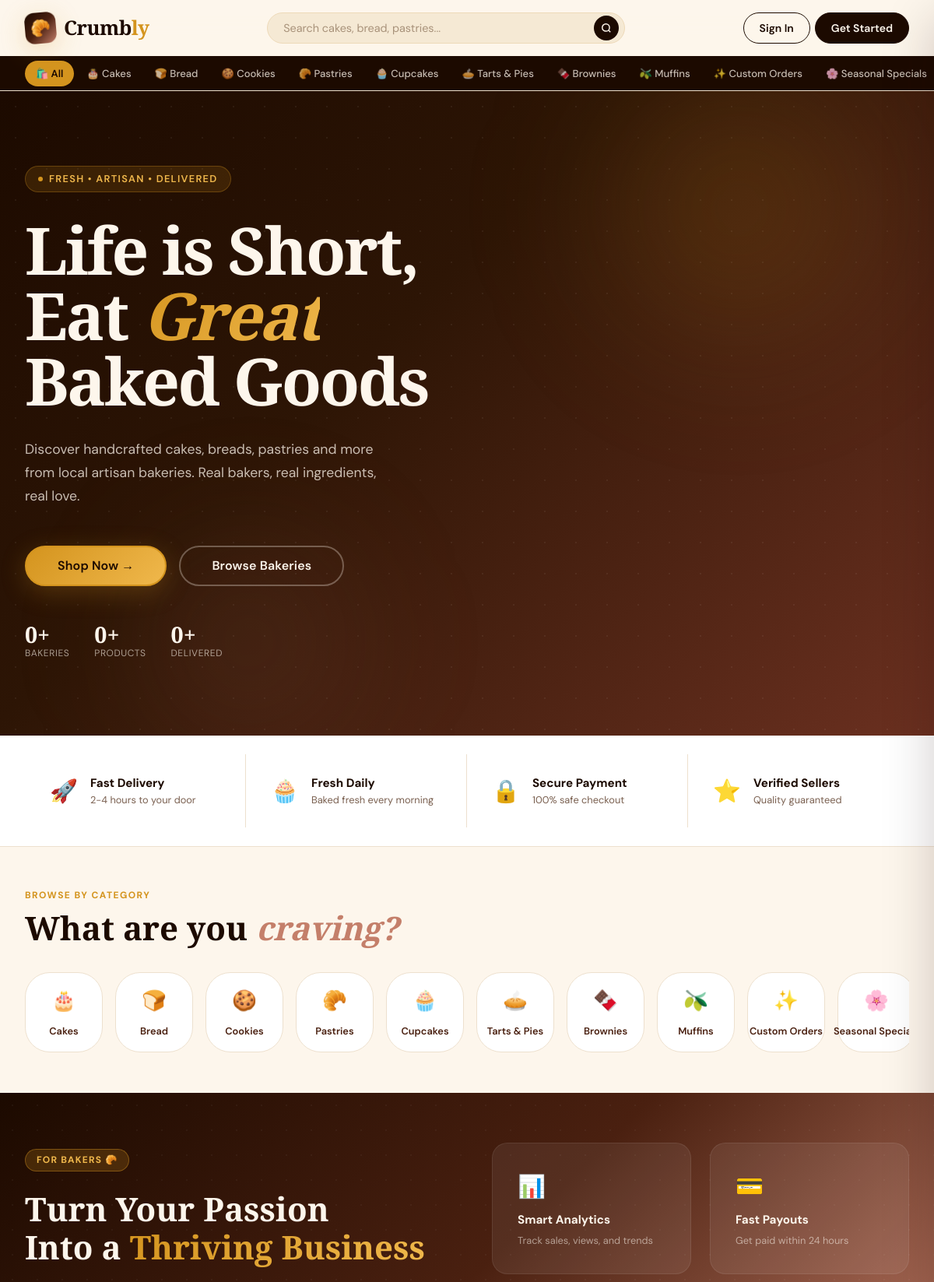
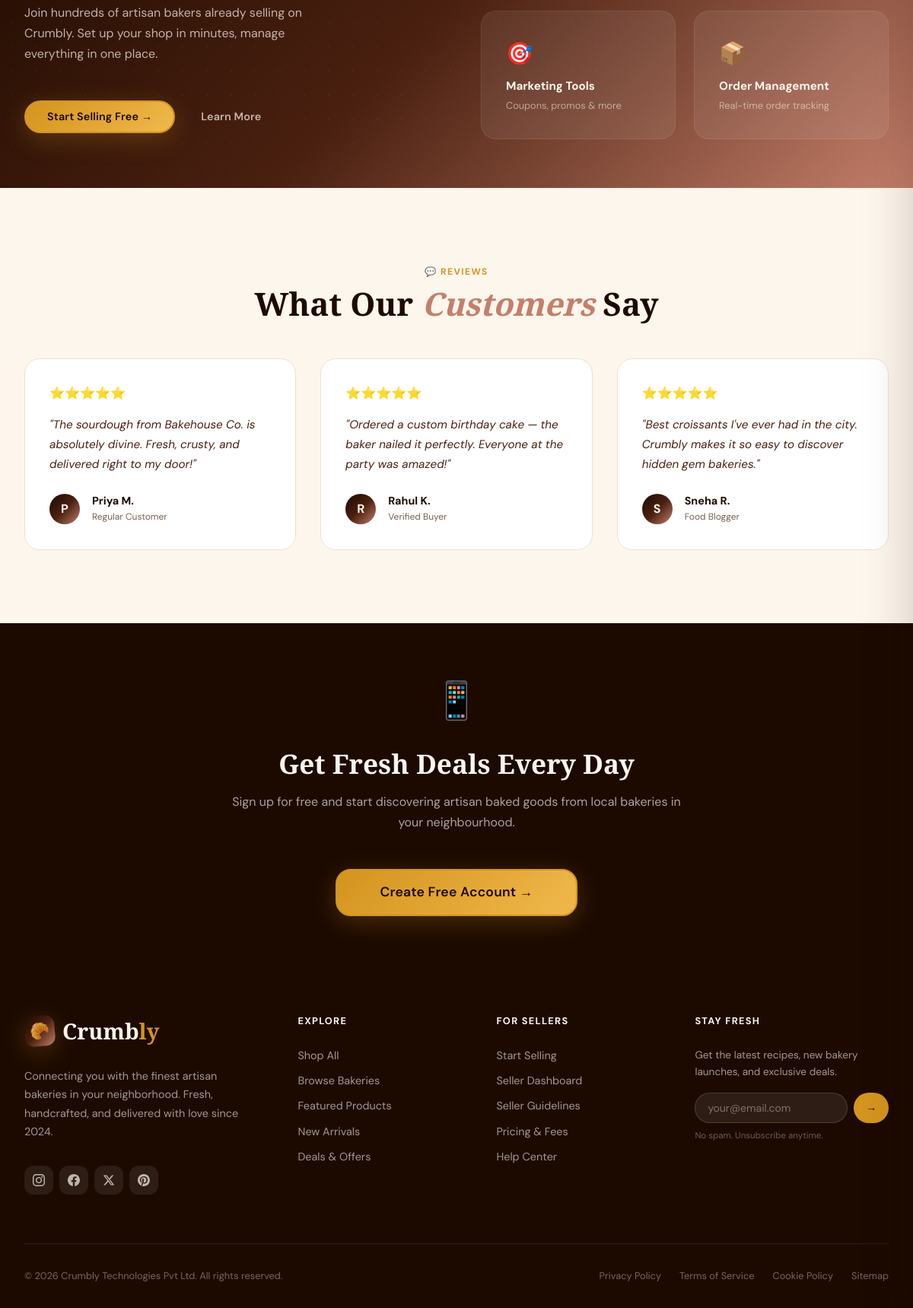
The page / on the database its author committed (2 pictures, top to bottom).
### tables this page shows
CREATE TABLE IF NOT EXISTS categories (
    id INT UNSIGNED AUTO_INCREMENT PRIMARY KEY,
    name VARCHAR(100) NOT NULL,
    slug VARCHAR(100) NOT NULL UNIQUE,
    icon VARCHAR(100),
    description TEXT,
    sort_order INT DEFAULT 0,
    is_active TINYINT(1) DEFAULT 1
);

### includes/config.php (called while the page is built, shortened)
<?php
class Database {
    private static ?PDO $instance = null;
    public static function getInstance(): PDO {
        if (self::$instance === null) {
            $dsn = "mysql:host=" . DB_HOST . ";port=" . DB_PORT . ";dbname=" . DB_NAME . ";charset=" . DB_CHARSET;
            $options = [
                PDO::ATTR_ERRMODE => PDO::ERRMODE_EXCEPTION,
                PDO::ATTR_DEFAULT_FETCH_MODE => PDO::FETCH_ASSOC,
                PDO::ATTR_EMULATE_PREPARES => false,
                PDO::MYSQL_ATTR_INIT_COMMAND => "SET NAMES utf8mb4 COLLATE utf8mb4_unicode_ci"
            ];
            try {
                self::$instance = new PDO($dsn, DB_USER, DB_PASS, $options);
            } catch (PDOException $e) {
                error_log("Database connection failed: " . $e->getMessage());
                die(json_encode(['error' => 'Database connection failed.']));
            }
        }
        return self::$instance;
    }
    public static function query(string $sql, array $params = []): PDOStatement {
        $stmt = self::getInstance()->prepare($sql);
        $stmt->execute($params);
        return $stmt;
    }
    public static function fetch(string $sql, array $params = []): ?array {
        return self::query($sql, $params)->fetch() ?: null;
    }
    public static function fetchAll(string $sql, array $params = []): array {
        return self::query($sql, $params)->fetchAll();
    }
}
function crumbly_get_current_user(): ?array {
    if (!isset($_SESSION['user_id'])) return null;
    return Database::fetch("SELECT * FROM users WHERE id = ? AND is_active = 1", [$_SESSION['user_id']]);
}
function sanitize(string $str): string {
    return htmlspecialchars(trim($str), ENT_QUOTES, 'UTF-8');
}

### index.php (the view, shortened to what this page needs)
<?php
require_once 'includes/config.php';
$stats = Database::fetch("
  SELECT
    (SELECT COUNT(*) FROM products WHERE is_active = 1) as product_count,
    (SELECT COUNT(*) FROM shops WHERE is_active = 1) as shop_count,
    (SELECT COUNT(*) FROM users WHERE role = 'buyer') as buyer_count,
    (SELECT COUNT(*) FROM orders WHERE order_status = 'delivered') as delivered_count
");
$categories = Database::fetchAll("SELECT * FROM categories WHERE is_active = 1 ORDER BY sort_order");
include 'includes/header.php';
?>
<section class="hero">
  <div class="hero-bg-pattern"></div>
  <div class="hero-orbs">
    <div class="hero-orb hero-orb-1"></div>
    <div class="hero-orb hero-orb-2"></div>
  </div>
  <div class="container" style="position:relative;z-index:2;width:100%;padding:var(--space-4xl) var(--space-xl)">
    <div class="hero-content">
      <div class="hero-tag">
        <div class="hero-tag-dot"></div>
        Fresh • Artisan • Delivered
      </div>
      <h1 class="hero-title">
        Life is Short,<br>
        Eat <em>Great</em><br>
        Baked Goods
      </h1>
      <p class="hero-desc">Discover handcrafted cakes, breads, pastries and more from local artisan bakeries. Real bakers, real ingredients, real love.</p>
      <div class="hero-actions">
        <a href="<?= SITE_URL ?>/shop.php" class="btn btn-amber btn-lg">
          Shop Now →
        </a>
        <a href="<?= SITE_URL ?>/sellers.php" class="btn btn-outline btn-lg" style="border-color:rgba(253,246,236,0.3);color:var(--cream)">
          Browse Bakeries
        </a>
      </div>
      <div class="hero-stats">
        <div class="hero-stat">
          <div class="hero-stat-num"><?= number_format($stats['shop_count'] ?? 0) ?>+</div>
          <div class="hero-stat-label">Bakeries</div>
        </div>
        <div class="hero-stat">
          <div class="hero-stat-num"><?= number_format($stats['product_count'] ?? 0) ?>+</div>
          <div class="hero-stat-label">Products</div>
        </div>
        <div class="hero-stat">
          <div class="hero-stat-num"><?= number_format($stats['delivered_count'] ?? 0) ?>+</div>
          <div class="hero-stat-label">Delivered</div>
        </div>
      </div>
    </div>
  </div>
</section>
<div style="background:var(--white);border-bottom:1px solid var(--border-light)">
  <div class="container">
    <div style="display:grid;grid-template-columns:repeat(auto-fit,minmax(200px,1fr));gap:0;padding:var(--space-lg) 0">
      <?php
      $badges = [
        ['🚀', 'Fast Delivery', '2-4 hours to your door'],
        ['🧁', 'Fresh Daily', 'Baked fresh every morning'],
        ['🔒', 'Secure Payment', '100% safe checkout'],
        ['⭐', 'Verified Sellers', 'Quality guaranteed'],
      ];
      foreach ($badges as $i => $b): ?>
      <div style="display:flex;align-items:center;gap:var(--space-md);padding:var(--space-lg) var(--space-xl);<?= $i < 3 ? 'border-right:1px solid var(--border-light)' : '' ?>">
        <span style="font-size:1.8rem"><?= $b[0] ?></span>
        <div>
          <p style="font-weight:700;font-size:0.95rem;color:var(--text-primary)"><?= $b[1] ?></p>
          <p style="font-size:0.8rem;color:var(--text-muted)"><?= $b[2] ?></p>
        </div>
      </div>
      <?php endforeach; ?>
    </div>
  </div>
</div>
<section class="section-sm" style="background:var(--cream)">
  <div class="container">
    <div class="section-header" style="margin-bottom:var(--space-xl)">
      <span class="section-tag">Browse by Category</span>
      <h2 class="section-title">What are you <em>craving?</em></h2>
    </div>
    <div class="category-scroller">
      <div class="category-pills">
        <?php foreach ($categories as $cat): ?>
        <a href="<?= SITE_URL ?>/shop.php?cat=<?= urlencode($cat['slug']) ?>" class="cat-pill">
          <span class="cat-pill-icon"><?= $cat['icon'] ?></span>
          <span class="cat-pill-name"><?= sanitize($cat['name']) ?></span>
        </a>
        <?php endforeach; ?>
      </div>
    </div>
  </div>
</section>
<div style="background:var(--grad-warm);padding:var(--space-3xl) 0;overflow:hidden;position:relative">
  <div style="position:absolute;inset:0;opacity:0.04;background-image:radial-gradient(circle,#fff 1px,transparent 1px);background-size:32px 32px"></div>
  <div class="container" style="position:relative;z-index:2">
    <div style="display:grid;grid-template-columns:1fr 1fr;gap:var(--space-3xl);align-items:center">
      <div>
        <span style="display:inline-block;background:rgba(212,148,30,0.2);border:1px solid rgba(212,148,30,0.4);color:var(--amber-light);font-size:0.75rem;font-weight:700;text-transform:uppercase;letter-spacing:0.1em;padding:4px 14px;border-radius:99px;margin-bottom:var(--space-lg)">For Bakers 🥐</span>
        <h2 style="font-family:var(--font-display);font-size:clamp(1.8rem,3.5vw,2.8rem);font-weight:700;color:var(--cream);line-height:1.15;margin-bottom:var(--space-lg)">
          Turn Your Passion<br>Into a <span style="background:var(--grad-gold);-webkit-background-clip:text;-webkit-text-fill-color:transparent;background-clip:text">Thriving Business</span>
        </h2>
        <p style="color:rgba(253,246,236,0.7);font-size:1rem;line-height:1.7;margin-bottom:var(--space-2xl);max-width:400px">Join hundreds of artisan bakers already selling on Crumbly. Set up your shop in minutes, manage everything in one place.</p>
        <div style="display:flex;gap:var(--space-md);flex-wrap:wrap">
          <a href="<?= SITE_URL ?>/auth/signup.php?role=seller" class="btn btn-amber">Start Selling Free →</a>
          <a href="#" class="btn btn-ghost" style="color:rgba(253,246,236,0.7)">Learn More</a>
        </div>
      </div>
      <div style="display:grid;grid-template-columns:1fr 1fr;gap:var(--space-lg)">
        <?php
        $features = [
          ['📊', 'Smart Analytics', 'Track sales, views, and trends'],
          ['💳', 'Fast Payouts', 'Get paid within 24 hours'],
          ['🎯', 'Marketing Tools', 'Coupons, promos & more'],
          ['📦', 'Order Management', 'Real-time order tracking'],
        ];
        foreach ($features as $f): ?>
        <div style="background:rgba(255,255,255,0.07);border:1px solid rgba(255,255,255,0.08);border-radius:var(--radius-lg);padding:var(--space-xl)">
          <span style="font-size:1.8rem;display:block;margin-bottom:var(--space-sm)"><?= $f[0] ?></span>
          <p style="font-weight:700;color:var(--cream);margin-bottom:4px;font-size:0.95rem"><?= $f[1] ?></p>
          <p style="font-size:0.8rem;color:rgba(253,246,236,0.55)"><?= $f[2] ?></p>
        </div>
        <?php endforeach; ?>
      </div>
    </div>
  </div>
</div>
<section class="section" style="background:var(--cream)">
  <div class="container">
    <div class="section-header centered">
      <span class="section-tag">💬 Reviews</span>
      <h2 class="section-title">What Our <em>Customers</em> Say</h2>
    </div>
    <div style="display:grid;grid-template-columns:repeat(auto-fit,minmax(280px,1fr));gap:var(--space-xl);margin-top:var(--space-2xl)">
      <?php
      $testimonials = [
        ['⭐⭐⭐⭐⭐', 'The sourdough from Bakehouse Co. is absolutely divine. Fresh, crusty, and delivered right to my door!', 'Priya M.', 'Regular Customer'],
        ['⭐⭐⭐⭐⭐', 'Ordered a custom birthday cake — the baker nailed it perfectly. Everyone at the party was amazed!', 'Rahul K.', 'Verified Buyer'],
        ['⭐⭐⭐⭐⭐', 'Best croissants I\'ve ever had in the city. Crumbly makes it so easy to discover hidden gem bakeries.', 'Sneha R.', 'Food Blogger'],
      ];
      foreach ($testimonials as $t): ?>
      <div class="card" style="padding:var(--space-xl)">
        <div style="font-size:1rem;margin-bottom:var(--space-md)"><?= $t[0] ?></div>
        <p style="font-size:0.95rem;color:var(--text-secondary);line-height:1.7;margin-bottom:var(--space-lg);font-style:italic">"<?= $t[1] ?>"</p>
        <div style="display:flex;align-items:center;gap:var(--space-md)">
          <div style="width:40px;height:40px;border-radius:50%;background:var(--grad-warm);display:grid;place-items:center;color:var(--cream);font-weight:700"><?= substr($t[2], 0, 1) ?></div>
          <div>
            <p style="font-weight:700;font-size:0.9rem"><?= $t[2] ?></p>
            <p style="font-size:0.75rem;color:var(--text-muted)"><?= $t[3] ?></p>
          </div>
        </div>
      </div>
      <?php endforeach; ?>
    </div>
  </div>
</section>
<section style="background:var(--espresso);padding:var(--space-3xl) 0">
  <div class="container">
    <div style="text-align:center;max-width:600px;margin:0 auto">
      <span style="font-size:3rem;display:block;margin-bottom:var(--space-lg)">📱</span>
      <h2 style="font-family:var(--font-display);font-size:2.2rem;font-weight:700;color:var(--cream);margin-bottom:var(--space-md)">Get Fresh Deals Every Day</h2>
      <p style="color:rgba(253,246,236,0.65);font-size:1rem;line-height:1.7;margin-bottom:var(--space-2xl)">Sign up for free and start discovering artisan baked goods from local bakeries in your neighbourhood.</p>
      <a href="<?= SITE_URL ?>/auth/signup.php" class="btn btn-amber btn-xl">Create Free Account →</a>
    </div>
  </div>
</section>
<?php include 'includes/footer.php'; ?>

### includes/header.php (shortened to what this page needs)
<?php
$_current_user = crumbly_get_current_user();
$_is_seller    = $_current_user && $_current_user['role'] === 'seller';
$_categories   = Database::fetchAll("SELECT * FROM categories WHERE is_active = 1 ORDER BY sort_order");
?>
<!DOCTYPE html>
<html lang="en">
<head>
  <link rel="stylesheet" href="<?= SITE_URL ?>/assets/css/main.css">
</head>
<body>
<nav class="navbar" id="navbar">
  <div class="container">
    <div class="navbar-inner">
      <a href="<?= SITE_URL ?>/index.php" class="navbar-logo">
        <div class="logo-mark">🥐</div>
        <span class="logo-text">Crumb<span>ly</span></span>
      </a>
      <?php if (!$_is_seller): ?>
      <div class="navbar-search">
        <form method="GET" action="<?= SITE_URL ?>/shop.php" class="search-wrap">
          <input type="search" name="q" class="search-input"
            placeholder="Search cakes, bread, pastries..."
            value="<?= sanitize($_GET['q'] ?? '') ?>" autocomplete="off">
          <button type="submit" class="search-btn" aria-label="Search">
            <svg width="14" height="14" fill="none" viewBox="0 0 24 24" stroke="currentColor" stroke-width="2.5">
              <circle cx="11" cy="11" r="8"/><path d="m21 21-4.35-4.35"/>
            </svg>
          </button>
        </form>
      </div>
      <?php endif; ?>
      <div class="navbar-actions">
        <?php if (!$_current_user): ?>
          <a href="<?= SITE_URL ?>/auth/login.php"  class="btn-nav-login">Sign In</a>
          <a href="<?= SITE_URL ?>/auth/signup.php" class="btn-nav-start">Get Started</a>
        <?php endif; ?>
      </div>
    </div>
  </div>
  <?php if (!$_is_seller): ?>
  <div class="cat-bar">
    <div class="cat-bar-inner">
      <a href="<?= SITE_URL ?>/shop.php" class="cat-link <?= empty($_GET['cat']) ? 'active' : '' ?>">🛍️ All</a>
      <?php foreach ($_categories as $cat): ?>
        <a href="<?= SITE_URL ?>/shop.php?cat=<?= urlencode($cat['slug']) ?>"
           class="cat-link <?= (($_GET['cat'] ?? '') === $cat['slug']) ? 'active' : '' ?>">
          <?= $cat['icon'] ?> <?= sanitize($cat['name']) ?>
        </a>
      <?php endforeach; ?>
    </div>
  </div>
  <?php endif; ?>
</nav>

### rows shown on the page
categories: icon "🎂", name "Cakes"
categories: icon "🍞", name "Bread"
categories: icon "🍪", name "Cookies"
categories: icon "🥐", name "Pastries"
categories: icon "🧁", name "Cupcakes"
categories: icon "🥧", name "Tarts & Pies"
categories: icon "🍫", name "Brownies"
categories: icon "🫒", name "Muffins"
categories: icon "✨", name "Custom Orders"
categories: icon "🌸", name "Seasonal Specials", name "Seasonal…"

### other values the page prints
$stats['shop_count'] "0"
$stats['product_count'] "0"
$stats['delivered_count'] "0"
$b[0] "🚀"
$b[1] "Fast Delivery"
$b[2] "2-4 hours to your door"
$b[0] "🧁"
$b[1] "Fresh Daily"
$b[2] "Baked fresh every morning"
$b[0] "🔒"
$b[1] "Secure Payment"
$b[2] "100% safe checkout"
$b[0] "⭐"
$b[1] "Verified Sellers"
$b[2] "Quality guaranteed"
